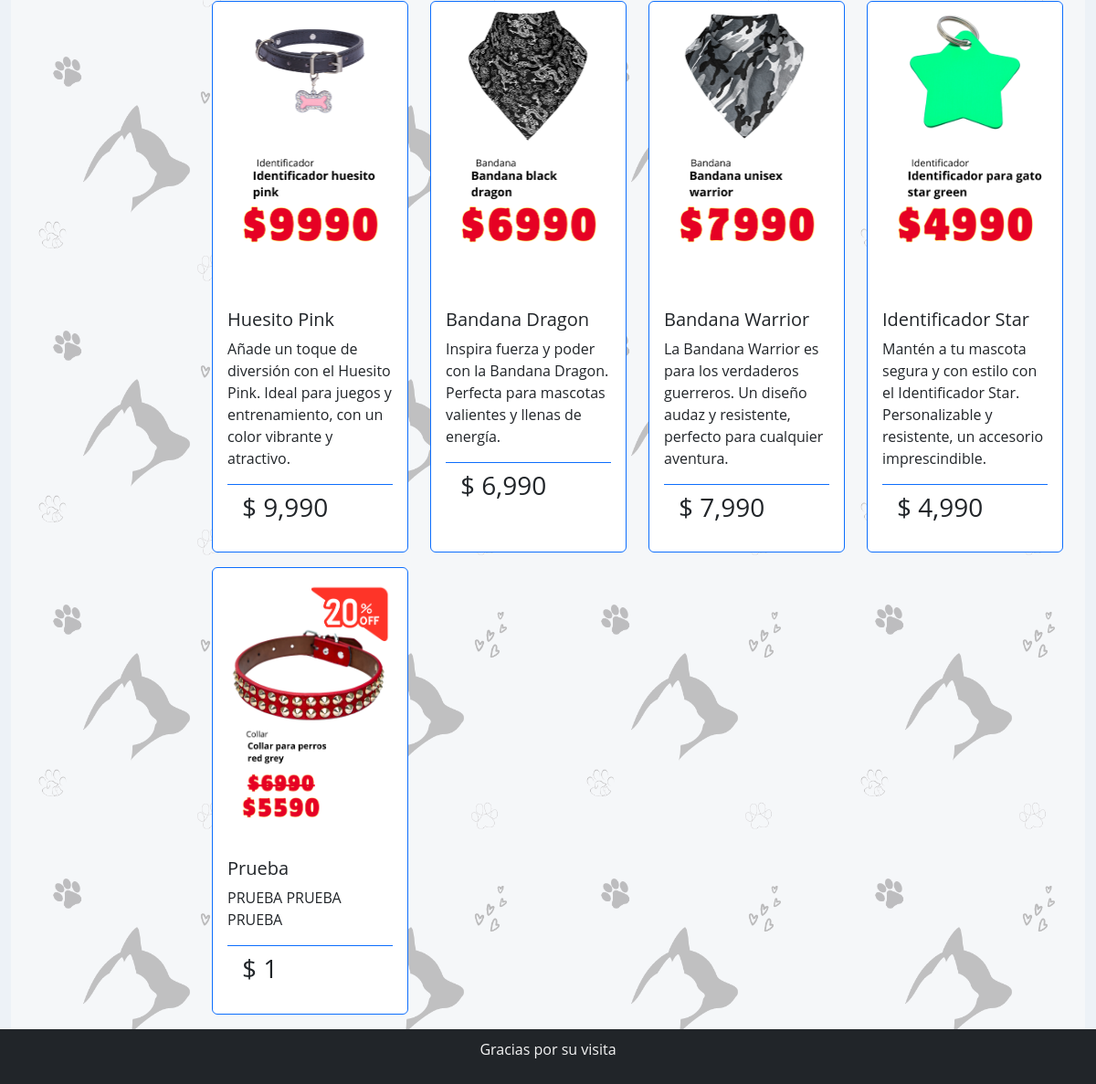
Page /tienda/ (lower part) on the earlier database version.
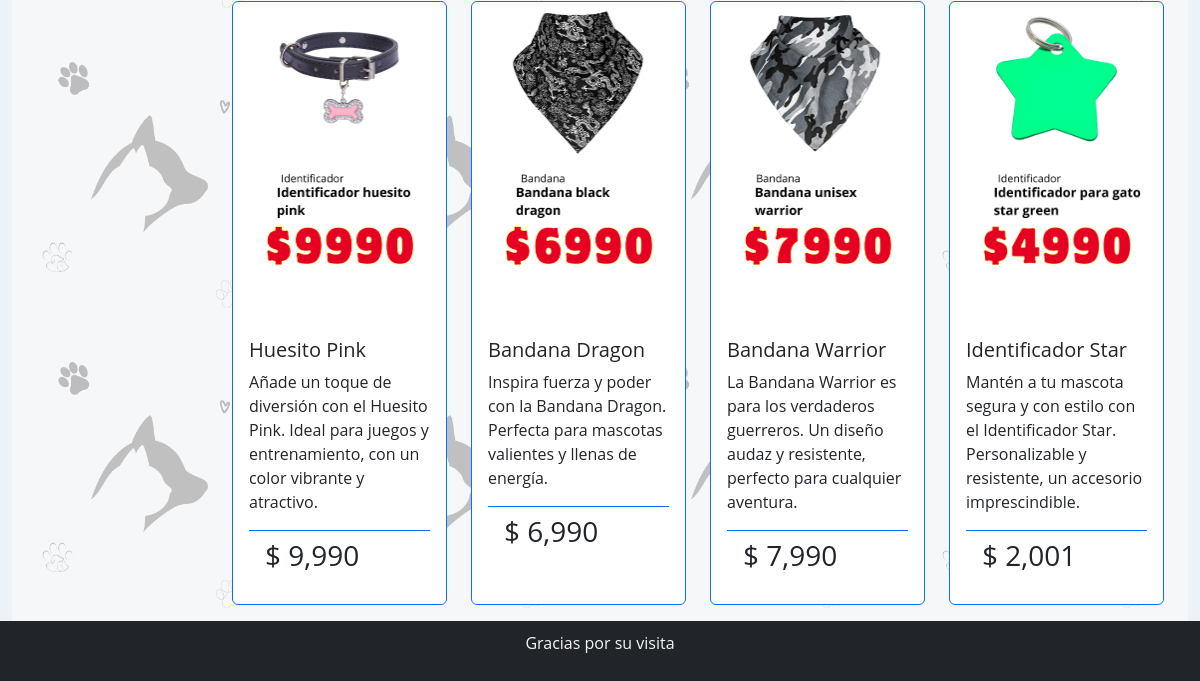
Same page on the later database version.
### appShop/models.py (models this page shows, shortened)
class Product(models.Model):
    id_product       = models.AutoField(db_column='idProduct', primary_key=True)
    products         = models.CharField(max_length=20, blank=True, null=True)
    price            = models.IntegerField(blank=True, null=True)
    id_category      = models.ForeignKey('Category',on_delete=models.CASCADE, db_column='idCategory')
    image            = models.ImageField(upload_to="productos", null=True)
    description      = models.TextField()
    activo           = models.BooleanField(default=True)

### appShop/views.py (the view)
# urls.py: path('tienda/', views.tienda, name='tienda'),
def tienda(request):
    categorias_seleccionadas = request.GET.getlist('categoria')
    if categorias_seleccionadas:
        productos = Product.objects.filter(id_category__category__in=categorias_seleccionadas,activo=True)
    else:
        productos = Product.objects.all()
    categorias = Category.objects.all()
    context = {
        'Productos': productos,
        'Categorias': categorias,
        'categorias_seleccionadas': categorias_seleccionadas,
    }
    return render(request, 'appShop/tienda.html', context)

### appShop/templates/appShop/tienda.html (shortened to what this page needs)
{% extends 'appShop/base.html' %}
{% load static %}
{% load humanize%}
{% block contenido %}
<div class="container-fluid bg-opacity-75 bg-light">
    <br><br>
    <div class="row justify-content-start">
        <div class="col-lg-2 col-md-3 col-sm-4 col-12 mb-3">
        </div>
        <div class="col-lg-10 col-md-9 col-sm-8 col-12">
            <div class="container-fluid">
                <div class="row">
                    {% for producto in Productos %}
                    <div class="col-lg-3 col-md-4 col-sm-6 col-12 mb-3">
                        <div class="card border-primary h-100">
                            {% if producto.image %}
                            <img src="{{ producto.image.url }}" class="card-img-top" alt="{{ producto.products }}">
                            {% endif %}
                            <div class="card-body d-flex flex-column">
                                <h5 class="card-title">{{ producto.products | title }}</h5>
                                <div class="card-text mb-3">
                                    {{ producto.description }}
                                </div>
                                <div class="card-footer bg-transparent border-primary">
                                    <h3>$ {{ producto.price | intcomma}}</h3>
                                </div>
                            </div>
                        </div>
                    </div>
                    {% endfor %}
                </div>
            </div>
        </div>
    </div>
</div>
{% endblock %}

Differences in the rows shown:
removed Product: image (picture), products "Prueba", description "PRUEBA PRUEBA PRUEBA", price "1"
changed Product "Identificador Star": price "4,990" → "2,001"
